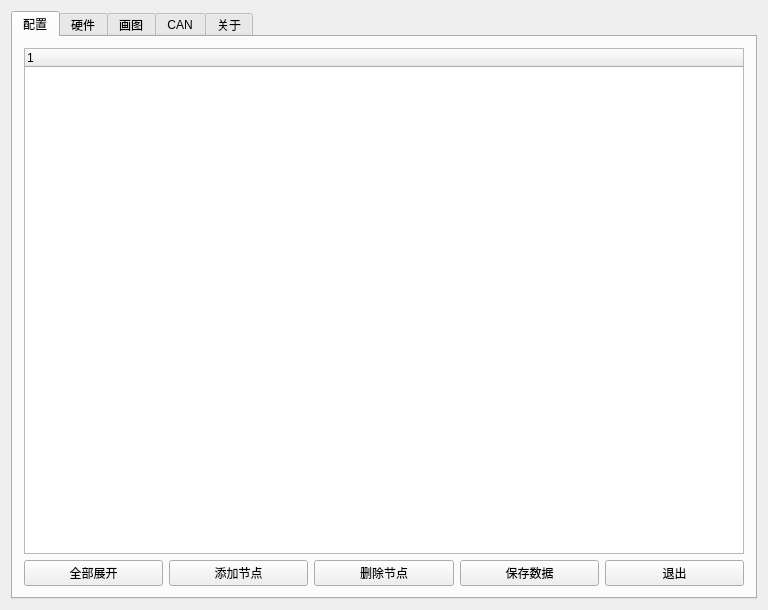
<?xml version="1.0" encoding="UTF-8"?>
<ui version="4.0">
 <class>SettingDlg</class>
 <widget class="QWidget" name="SettingDlg">
  <property name="geometry">
   <rect>
    <x>0</x>
    <y>0</y>
    <width>762</width>
    <height>592</height>
   </rect>
  </property>
  <property name="windowTitle">
   <string>设置</string>
  </property>
  <layout class="QVBoxLayout" name="verticalLayout">
   <item>
    <widget class="QTabWidget" name="tabWidget">
     <property name="currentIndex">
      <number>0</number>
     </property>
     <widget class="QWidget" name="tab">
      <attribute name="title">
       <string>配置</string>
      </attribute>
      <layout class="QVBoxLayout" name="verticalLayout_2">
       <item>
        <widget class="QTreeWidget" name="configTree">
         <column>
          <property name="text">
           <string notr="true">1</string>
          </property>
         </column>
        </widget>
       </item>
       <item>
        <layout class="QHBoxLayout" name="horizontalLayout">
         <item>
          <widget class="QPushButton" name="configExpand">
           <property name="text">
            <string>全部展开</string>
           </property>
           <property name="icon">
            <iconset resource="Resource.qrc">
             <normaloff>:/images/Resources/images/expand.ico</normaloff>:/images/Resources/images/expand.ico</iconset>
           </property>
          </widget>
         </item>
         <item>
          <widget class="QPushButton" name="configAdd">
           <property name="text">
            <string>添加节点</string>
           </property>
           <property name="icon">
            <iconset resource="Resource.qrc">
             <normaloff>:/images/Resources/images/add.ico</normaloff>:/images/Resources/images/add.ico</iconset>
           </property>
          </widget>
         </item>
         <item>
          <widget class="QPushButton" name="configDel">
           <property name="text">
            <string>删除节点</string>
           </property>
           <property name="icon">
            <iconset resource="Resource.qrc">
             <normaloff>:/images/Resources/images/del.ico</normaloff>:/images/Resources/images/del.ico</iconset>
           </property>
          </widget>
         </item>
         <item>
          <widget class="QPushButton" name="configSave">
           <property name="text">
            <string>保存数据</string>
           </property>
           <property name="icon">
            <iconset resource="Resource.qrc">
             <normaloff>:/images/Resources/images/save.ico</normaloff>:/images/Resources/images/save.ico</iconset>
           </property>
          </widget>
         </item>
         <item>
          <widget class="QPushButton" name="configExit">
           <property name="text">
            <string>退出</string>
           </property>
           <property name="icon">
            <iconset resource="Resource.qrc">
             <normaloff>:/images/Resources/images/treeExit.ico</normaloff>:/images/Resources/images/treeExit.ico</iconset>
           </property>
          </widget>
         </item>
        </layout>
       </item>
      </layout>
     </widget>
     <widget class="QWidget" name="tab_8">
      <attribute name="title">
       <string>硬件</string>
      </attribute>
      <layout class="QVBoxLayout" name="verticalLayout_14">
       <item>
        <layout class="QGridLayout" name="gridLayout_8">
         <item row="1" column="0" rowspan="2">
          <widget class="QGroupBox" name="groupBox_5">
           <property name="title">
            <string>继电器</string>
           </property>
           <layout class="QVBoxLayout" name="verticalLayout_10">
            <item>
             <layout class="QGridLayout" name="gridLayout_4">
              <item row="0" column="1">
               <widget class="QCheckBox" name="relayIo8">
                <property name="text">
                 <string>8</string>
                </property>
               </widget>
              </item>
              <item row="0" column="0">
               <widget class="QCheckBox" name="relayIo0">
                <property name="text">
                 <string>0</string>
                </property>
               </widget>
              </item>
              <item row="1" column="1">
               <widget class="QCheckBox" name="relayIo9">
                <property name="text">
                 <string>9</string>
                </property>
               </widget>
              </item>
              <item row="3" column="0">
               <widget class="QCheckBox" name="relayIo3">
                <property name="text">
                 <string>3</string>
                </property>
               </widget>
              </item>
              <item row="1" column="0">
               <widget class="QCheckBox" name="relayIo1">
                <property name="text">
                 <string>1</string>
                </property>
               </widget>
              </item>
              <item row="2" column="1">
               <widget class="QCheckBox" name="relayIo10">
                <property name="text">
                 <string>10</string>
                </property>
               </widget>
              </item>
              <item row="3" column="1">
               <widget class="QCheckBox" name="relayIo11">
                <property name="text">
                 <string>11</string>
                </property>
               </widget>
              </item>
              <item row="4" column="1">
               <widget class="QCheckBox" name="relayIo12">
                <property name="text">
                 <string>12</string>
                </property>
               </widget>
              </item>
              <item row="5" column="1">
               <widget class="QCheckBox" name="relayIo13">
                <property name="text">
                 <string>13</string>
                </property>
               </widget>
              </item>
              <item row="6" column="1">
               <widget class="QCheckBox" name="relayIo14">
                <property name="text">
                 <string>14</string>
                </property>
               </widget>
              </item>
              <item row="7" column="1">
               <widget class="QCheckBox" name="relayIo15">
                <property name="text">
                 <string>15</string>
                </property>
               </widget>
              </item>
              <item row="2" column="0">
               <widget class="QCheckBox" name="relayIo2">
                <property name="text">
                 <string>2</string>
                </property>
               </widget>
              </item>
              <item row="4" column="0">
               <widget class="QCheckBox" name="relayIo4">
                <property name="text">
                 <string>4</string>
                </property>
               </widget>
              </item>
              <item row="5" column="0">
               <widget class="QCheckBox" name="relayIo5">
                <property name="text">
                 <string>5</string>
                </property>
               </widget>
              </item>
              <item row="6" column="0">
               <widget class="QCheckBox" name="relayIo6">
                <property name="text">
                 <string>6</string>
                </property>
               </widget>
              </item>
              <item row="7" column="0">
               <widget class="QCheckBox" name="relayIo7">
                <property name="text">
                 <string>7</string>
                </property>
               </widget>
              </item>
             </layout>
            </item>
            <item>
             <layout class="QHBoxLayout" name="horizontalLayout_5">
              <item>
               <widget class="QLabel" name="label_15">
                <property name="text">
                 <string>串口号:</string>
                </property>
               </widget>
              </item>
              <item>
               <widget class="QComboBox" name="relayCombo"/>
              </item>
              <item>
               <widget class="QPushButton" name="relayConnect">
                <property name="text">
                 <string>连接</string>
                </property>
                <property name="icon">
                 <iconset resource="Resource.qrc">
                  <normaloff>:/images/Resources/images/key.ico</normaloff>:/images/Resources/images/key.ico</iconset>
                </property>
               </widget>
              </item>
             </layout>
            </item>
            <item>
             <spacer name="verticalSpacer_4">
              <property name="orientation">
               <enum>Qt::Vertical</enum>
              </property>
              <property name="sizeHint" stdset="0">
               <size>
                <width>20</width>
                <height>40</height>
               </size>
              </property>
             </spacer>
            </item>
           </layout>
          </widget>
         </item>
         <item row="0" column="0" colspan="2">
          <widget class="QGroupBox" name="groupBox_6">
           <property name="title">
            <string>电源</string>
           </property>
           <layout class="QVBoxLayout" name="verticalLayout_11">
            <item>
             <layout class="QGridLayout" name="gridLayout_5">
              <item row="1" column="0">
               <widget class="QLabel" name="label_18">
                <property name="text">
                 <string>电流(A):</string>
                </property>
               </widget>
              </item>
              <item row="0" column="0">
               <widget class="QLabel" name="label_17">
                <property name="text">
                 <string>电压(V):</string>
                </property>
               </widget>
              </item>
              <item row="0" column="1">
               <widget class="QLineEdit" name="powerVoltage"/>
              </item>
              <item row="2" column="1">
               <widget class="QComboBox" name="powerCombo"/>
              </item>
              <item row="1" column="1">
               <widget class="QLineEdit" name="powerCurrent"/>
              </item>
              <item row="2" column="0">
               <widget class="QLabel" name="label_16">
                <property name="text">
                 <string>串口号:</string>
                </property>
               </widget>
              </item>
             </layout>
            </item>
            <item>
             <layout class="QHBoxLayout" name="horizontalLayout_6">
              <item>
               <widget class="QPushButton" name="powerOn">
                <property name="text">
                 <string>开启</string>
                </property>
                <property name="icon">
                 <iconset resource="Resource.qrc">
                  <normaloff>:/images/Resources/images/dash.ico</normaloff>:/images/Resources/images/dash.ico</iconset>
                </property>
               </widget>
              </item>
              <item>
               <widget class="QPushButton" name="powerConnect">
                <property name="text">
                 <string>连接</string>
                </property>
                <property name="icon">
                 <iconset resource="Resource.qrc">
                  <normaloff>:/images/Resources/images/key.ico</normaloff>:/images/Resources/images/key.ico</iconset>
                </property>
               </widget>
              </item>
             </layout>
            </item>
           </layout>
          </widget>
         </item>
         <item row="1" column="1">
          <widget class="QGroupBox" name="groupBox_7">
           <property name="title">
            <string>电流表</string>
           </property>
           <layout class="QVBoxLayout" name="verticalLayout_12">
            <item>
             <layout class="QGridLayout" name="gridLayout_6">
              <item row="0" column="0">
               <widget class="QLabel" name="label_19">
                <property name="text">
                 <string>电流(μA):</string>
                </property>
               </widget>
              </item>
              <item row="0" column="1">
               <widget class="QLineEdit" name="currentValue">
                <property name="enabled">
                 <bool>false</bool>
                </property>
               </widget>
              </item>
              <item row="1" column="0">
               <widget class="QLabel" name="label_20">
                <property name="text">
                 <string>串口号:</string>
                </property>
               </widget>
              </item>
              <item row="1" column="1">
               <widget class="QComboBox" name="currentCombo"/>
              </item>
             </layout>
            </item>
            <item>
             <layout class="QHBoxLayout" name="horizontalLayout_7">
              <item>
               <widget class="QPushButton" name="currentGetValue">
                <property name="text">
                 <string>获取电流</string>
                </property>
                <property name="icon">
                 <iconset resource="Resource.qrc">
                  <normaloff>:/images/Resources/images/monitor.ico</normaloff>:/images/Resources/images/monitor.ico</iconset>
                </property>
               </widget>
              </item>
              <item>
               <widget class="QPushButton" name="currentConnect">
                <property name="text">
                 <string>连接</string>
                </property>
                <property name="icon">
                 <iconset resource="Resource.qrc">
                  <normaloff>:/images/Resources/images/key.ico</normaloff>:/images/Resources/images/key.ico</iconset>
                </property>
               </widget>
              </item>
             </layout>
            </item>
            <item>
             <spacer name="verticalSpacer_5">
              <property name="orientation">
               <enum>Qt::Vertical</enum>
              </property>
              <property name="sizeType">
               <enum>QSizePolicy::Fixed</enum>
              </property>
              <property name="sizeHint" stdset="0">
               <size>
                <width>20</width>
                <height>40</height>
               </size>
              </property>
             </spacer>
            </item>
           </layout>
          </widget>
         </item>
         <item row="2" column="1">
          <widget class="QGroupBox" name="groupBox_8">
           <property name="title">
            <string>电压表</string>
           </property>
           <layout class="QVBoxLayout" name="verticalLayout_13">
            <item>
             <layout class="QGridLayout" name="gridLayout_7">
              <item row="0" column="0">
               <widget class="QLabel" name="label_21">
                <property name="text">
                 <string>电压(V):</string>
                </property>
               </widget>
              </item>
              <item row="0" column="1">
               <widget class="QLineEdit" name="voltageValue">
                <property name="enabled">
                 <bool>false</bool>
                </property>
               </widget>
              </item>
              <item row="1" column="0">
               <widget class="QLabel" name="label_22">
                <property name="text">
                 <string>串口号:</string>
                </property>
               </widget>
              </item>
              <item row="1" column="1">
               <widget class="QComboBox" name="voltageCombo"/>
              </item>
             </layout>
            </item>
            <item>
             <layout class="QHBoxLayout" name="horizontalLayout_8">
              <item>
               <widget class="QPushButton" name="voltageGetValue">
                <property name="text">
                 <string>获取电压</string>
                </property>
                <property name="icon">
                 <iconset resource="Resource.qrc">
                  <normaloff>:/images/Resources/images/monitor.ico</normaloff>:/images/Resources/images/monitor.ico</iconset>
                </property>
               </widget>
              </item>
              <item>
               <widget class="QPushButton" name="voltageConnect">
                <property name="text">
                 <string>连接</string>
                </property>
                <property name="icon">
                 <iconset resource="Resource.qrc">
                  <normaloff>:/images/Resources/images/key.ico</normaloff>:/images/Resources/images/key.ico</iconset>
                </property>
               </widget>
              </item>
             </layout>
            </item>
            <item>
             <spacer name="verticalSpacer_6">
              <property name="orientation">
               <enum>Qt::Vertical</enum>
              </property>
              <property name="sizeType">
               <enum>QSizePolicy::Fixed</enum>
              </property>
              <property name="sizeHint" stdset="0">
               <size>
                <width>20</width>
                <height>40</height>
               </size>
              </property>
             </spacer>
            </item>
           </layout>
          </widget>
         </item>
         <item row="1" column="2">
          <spacer name="horizontalSpacer_5">
           <property name="orientation">
            <enum>Qt::Horizontal</enum>
           </property>
           <property name="sizeType">
            <enum>QSizePolicy::Expanding</enum>
           </property>
           <property name="sizeHint" stdset="0">
            <size>
             <width>40</width>
             <height>20</height>
            </size>
           </property>
          </spacer>
         </item>
        </layout>
       </item>
      </layout>
     </widget>
     <widget class="QWidget" name="tab_3">
      <attribute name="title">
       <string>画图</string>
      </attribute>
      <layout class="QVBoxLayout" name="verticalLayout_4">
       <item>
        <widget class="QLabel" name="label_13">
         <property name="styleSheet">
          <string notr="true">color: rgb(255, 0, 255);</string>
         </property>
         <property name="text">
          <string>友情提示:所画图像顺序依次为:前后左右,如果画的不满意,鼠标右键撤销.</string>
         </property>
        </widget>
       </item>
       <item>
        <widget class="QLabelEx" name="label">
         <property name="sizePolicy">
          <sizepolicy hsizetype="Fixed" vsizetype="Fixed">
           <horstretch>0</horstretch>
           <verstretch>0</verstretch>
          </sizepolicy>
         </property>
         <property name="minimumSize">
          <size>
           <width>720</width>
           <height>480</height>
          </size>
         </property>
         <property name="styleSheet">
          <string notr="true">background-color: rgb(0, 0, 0);</string>
         </property>
         <property name="text">
          <string/>
         </property>
        </widget>
       </item>
       <item>
        <layout class="QHBoxLayout" name="horizontalLayout_4">
         <item>
          <widget class="QPushButton" name="startCapture">
           <property name="text">
            <string>开始抓图</string>
           </property>
           <property name="icon">
            <iconset resource="Resource.qrc">
             <normaloff>:/images/Resources/images/connect.ico</normaloff>:/images/Resources/images/connect.ico</iconset>
           </property>
          </widget>
         </item>
         <item>
          <widget class="QPushButton" name="stopCapture">
           <property name="text">
            <string>停止抓图</string>
           </property>
           <property name="icon">
            <iconset resource="Resource.qrc">
             <normaloff>:/images/Resources/images/exit.ico</normaloff>:/images/Resources/images/exit.ico</iconset>
           </property>
          </widget>
         </item>
         <item>
          <widget class="QPushButton" name="saveCoord">
           <property name="text">
            <string>保存坐标</string>
           </property>
           <property name="icon">
            <iconset resource="Resource.qrc">
             <normaloff>:/images/Resources/images/setting.ico</normaloff>:/images/Resources/images/setting.ico</iconset>
           </property>
          </widget>
         </item>
         <item>
          <spacer name="horizontalSpacer_4">
           <property name="orientation">
            <enum>Qt::Horizontal</enum>
           </property>
           <property name="sizeHint" stdset="0">
            <size>
             <width>40</width>
             <height>20</height>
            </size>
           </property>
          </spacer>
         </item>
        </layout>
       </item>
      </layout>
     </widget>
     <widget class="QWidget" name="tab_2">
      <attribute name="title">
       <string>CAN</string>
      </attribute>
      <layout class="QVBoxLayout" name="verticalLayout_5">
       <item>
        <widget class="QTableWidget" name="canTable">
         <column>
          <property name="text">
           <string>序号</string>
          </property>
         </column>
         <column>
          <property name="text">
           <string>传输方向</string>
          </property>
         </column>
         <column>
          <property name="text">
           <string>时间标识</string>
          </property>
         </column>
         <column>
          <property name="text">
           <string>帧ID</string>
          </property>
         </column>
         <column>
          <property name="text">
           <string>帧格式</string>
          </property>
         </column>
         <column>
          <property name="text">
           <string>帧类型</string>
          </property>
         </column>
         <column>
          <property name="text">
           <string>数据长度</string>
          </property>
         </column>
         <column>
          <property name="text">
           <string>数据(HEX)</string>
          </property>
         </column>
        </widget>
       </item>
       <item>
        <widget class="QTabWidget" name="tabWidget_2">
         <property name="tabPosition">
          <enum>QTabWidget::South</enum>
         </property>
         <property name="currentIndex">
          <number>0</number>
         </property>
         <widget class="QWidget" name="tab_4">
          <attribute name="title">
           <string>基本操作</string>
          </attribute>
          <layout class="QVBoxLayout" name="verticalLayout_3">
           <item>
            <widget class="QGroupBox" name="groupBox">
             <property name="sizePolicy">
              <sizepolicy hsizetype="Preferred" vsizetype="Preferred">
               <horstretch>0</horstretch>
               <verstretch>0</verstretch>
              </sizepolicy>
             </property>
             <property name="autoFillBackground">
              <bool>false</bool>
             </property>
             <property name="title">
              <string>基本操作</string>
             </property>
             <property name="flat">
              <bool>false</bool>
             </property>
             <property name="checkable">
              <bool>false</bool>
             </property>
             <layout class="QGridLayout" name="gridLayout">
              <item row="0" column="0">
               <widget class="QLabel" name="label_2">
                <property name="sizePolicy">
                 <sizepolicy hsizetype="Fixed" vsizetype="Preferred">
                  <horstretch>0</horstretch>
                  <verstretch>0</verstretch>
                 </sizepolicy>
                </property>
                <property name="text">
                 <string>帧类型:</string>
                </property>
               </widget>
              </item>
              <item row="0" column="3">
               <widget class="QLineEdit" name="canFrameId">
                <property name="text">
                 <string>000</string>
                </property>
               </widget>
              </item>
              <item row="0" column="5" colspan="2">
               <widget class="QLineEdit" name="canDataEdit">
                <property name="text">
                 <string>00 00 00 00 00 00 00 00</string>
                </property>
               </widget>
              </item>
              <item row="0" column="2">
               <widget class="QLabel" name="label_4">
                <property name="text">
                 <string>帧ID(HEX):</string>
                </property>
               </widget>
              </item>
              <item row="0" column="1">
               <widget class="QComboBox" name="canFrameType">
                <item>
                 <property name="text">
                  <string>标准帧</string>
                 </property>
                </item>
                <item>
                 <property name="text">
                  <string>拓展帧</string>
                 </property>
                </item>
               </widget>
              </item>
              <item row="1" column="7">
               <widget class="QPushButton" name="canBaseStop">
                <property name="text">
                 <string>停止</string>
                </property>
                <property name="icon">
                 <iconset resource="Resource.qrc">
                  <normaloff>:/images/Resources/images/del.ico</normaloff>:/images/Resources/images/del.ico</iconset>
                </property>
               </widget>
              </item>
              <item row="1" column="0">
               <widget class="QLabel" name="label_3">
                <property name="text">
                 <string>帧格式:</string>
                </property>
               </widget>
              </item>
              <item row="1" column="6">
               <widget class="QLineEdit" name="canSendDelay">
                <property name="text">
                 <string>0</string>
                </property>
               </widget>
              </item>
              <item row="0" column="4">
               <widget class="QLabel" name="label_6">
                <property name="text">
                 <string>数据(HEX):</string>
                </property>
               </widget>
              </item>
              <item row="0" column="7">
               <widget class="QPushButton" name="canBaseSend">
                <property name="text">
                 <string>发送</string>
                </property>
                <property name="icon">
                 <iconset resource="Resource.qrc">
                  <normaloff>:/images/Resources/images/save.ico</normaloff>:/images/Resources/images/save.ico</iconset>
                </property>
               </widget>
              </item>
              <item row="1" column="1">
               <widget class="QComboBox" name="canFrameFormat">
                <item>
                 <property name="text">
                  <string>数据帧</string>
                 </property>
                </item>
                <item>
                 <property name="text">
                  <string>远程帧</string>
                 </property>
                </item>
               </widget>
              </item>
              <item row="1" column="3">
               <widget class="QLineEdit" name="canSendCount">
                <property name="text">
                 <string>1</string>
                </property>
               </widget>
              </item>
              <item row="1" column="8">
               <spacer name="horizontalSpacer_3">
                <property name="orientation">
                 <enum>Qt::Horizontal</enum>
                </property>
                <property name="sizeHint" stdset="0">
                 <size>
                  <width>40</width>
                  <height>20</height>
                 </size>
                </property>
               </spacer>
              </item>
              <item row="3" column="3">
               <spacer name="verticalSpacer_3">
                <property name="orientation">
                 <enum>Qt::Vertical</enum>
                </property>
                <property name="sizeHint" stdset="0">
                 <size>
                  <width>20</width>
                  <height>40</height>
                 </size>
                </property>
               </spacer>
              </item>
              <item row="1" column="2">
               <widget class="QLabel" name="label_5">
                <property name="text">
                 <string>发送次数:</string>
                </property>
               </widget>
              </item>
              <item row="1" column="4" colspan="2">
               <widget class="QLabel" name="label_7">
                <property name="text">
                 <string>每次发送间隔(ms):</string>
                </property>
               </widget>
              </item>
              <item row="0" column="8">
               <spacer name="horizontalSpacer_2">
                <property name="orientation">
                 <enum>Qt::Horizontal</enum>
                </property>
                <property name="sizeHint" stdset="0">
                 <size>
                  <width>40</width>
                  <height>20</height>
                 </size>
                </property>
               </spacer>
              </item>
              <item row="2" column="7">
               <widget class="QPushButton" name="canStartup">
                <property name="text">
                 <string>启动</string>
                </property>
                <property name="icon">
                 <iconset resource="Resource.qrc">
                  <normaloff>:/images/Resources/images/bird.ico</normaloff>:/images/Resources/images/bird.ico</iconset>
                </property>
               </widget>
              </item>
             </layout>
            </widget>
           </item>
          </layout>
         </widget>
         <widget class="QWidget" name="tab_5">
          <attribute name="title">
           <string>高级操作</string>
          </attribute>
          <layout class="QVBoxLayout" name="verticalLayout_6">
           <item>
            <widget class="QGroupBox" name="groupBox_2">
             <property name="title">
              <string>高级操作</string>
             </property>
             <layout class="QHBoxLayout" name="horizontalLayout_3">
              <item>
               <widget class="QTableWidget" name="tableWidget">
                <property name="sizePolicy">
                 <sizepolicy hsizetype="Expanding" vsizetype="Expanding">
                  <horstretch>100</horstretch>
                  <verstretch>0</verstretch>
                 </sizepolicy>
                </property>
                <column>
                 <property name="text">
                  <string>全选</string>
                 </property>
                </column>
                <column>
                 <property name="text">
                  <string>帧类型</string>
                 </property>
                </column>
                <column>
                 <property name="text">
                  <string>帧格式</string>
                 </property>
                </column>
                <column>
                 <property name="text">
                  <string>帧ID</string>
                 </property>
                </column>
                <column>
                 <property name="text">
                  <string>数据(HEX)</string>
                 </property>
                </column>
               </widget>
              </item>
              <item>
               <spacer name="horizontalSpacer">
                <property name="orientation">
                 <enum>Qt::Horizontal</enum>
                </property>
                <property name="sizeHint" stdset="0">
                 <size>
                  <width>40</width>
                  <height>20</height>
                 </size>
                </property>
               </spacer>
              </item>
              <item>
               <layout class="QVBoxLayout" name="verticalLayout_7">
                <item>
                 <layout class="QGridLayout" name="gridLayout_2">
                  <item row="0" column="0">
                   <widget class="QLabel" name="label_8">
                    <property name="text">
                     <string>发送次数:</string>
                    </property>
                   </widget>
                  </item>
                  <item row="0" column="1" colspan="2">
                   <widget class="QLineEdit" name="lineEdit"/>
                  </item>
                  <item row="1" column="0" colspan="2">
                   <widget class="QLabel" name="label_9">
                    <property name="text">
                     <string>每次发送间隔(ms):</string>
                    </property>
                   </widget>
                  </item>
                  <item row="1" column="2">
                   <widget class="QLineEdit" name="lineEdit_2"/>
                  </item>
                  <item row="2" column="0" colspan="2">
                   <widget class="QLabel" name="label_10">
                    <property name="text">
                     <string>每帧发送间隔(ms):</string>
                    </property>
                   </widget>
                  </item>
                  <item row="2" column="2">
                   <widget class="QLineEdit" name="lineEdit_3"/>
                  </item>
                 </layout>
                </item>
                <item>
                 <spacer name="verticalSpacer_2">
                  <property name="orientation">
                   <enum>Qt::Vertical</enum>
                  </property>
                  <property name="sizeHint" stdset="0">
                   <size>
                    <width>20</width>
                    <height>40</height>
                   </size>
                  </property>
                 </spacer>
                </item>
                <item>
                 <layout class="QHBoxLayout" name="horizontalLayout_2">
                  <item>
                   <widget class="QPushButton" name="advanceSend">
                    <property name="text">
                     <string>发送</string>
                    </property>
                    <property name="icon">
                     <iconset resource="Resource.qrc">
                      <normaloff>:/images/Resources/images/save.ico</normaloff>:/images/Resources/images/save.ico</iconset>
                    </property>
                   </widget>
                  </item>
                  <item>
                   <widget class="QPushButton" name="advanceStop">
                    <property name="text">
                     <string>停止</string>
                    </property>
                    <property name="icon">
                     <iconset resource="Resource.qrc">
                      <normaloff>:/images/Resources/images/del.ico</normaloff>:/images/Resources/images/del.ico</iconset>
                    </property>
                   </widget>
                  </item>
                 </layout>
                </item>
               </layout>
              </item>
             </layout>
            </widget>
           </item>
          </layout>
         </widget>
         <widget class="QWidget" name="tab_6">
          <attribute name="title">
           <string>硬件操作</string>
          </attribute>
          <layout class="QVBoxLayout" name="verticalLayout_9">
           <item>
            <widget class="QGroupBox" name="groupBox_3">
             <property name="title">
              <string>硬件操作</string>
             </property>
             <layout class="QVBoxLayout" name="verticalLayout_8">
              <item>
               <widget class="QCheckBox" name="checkBox_6">
                <property name="text">
                 <string>连接CAN</string>
                </property>
               </widget>
              </item>
              <item>
               <widget class="QCheckBox" name="checkBox">
                <property name="text">
                 <string>电源上电</string>
                </property>
               </widget>
              </item>
              <item>
               <widget class="QCheckBox" name="checkBox_2">
                <property name="text">
                 <string>GND</string>
                </property>
               </widget>
              </item>
              <item>
               <widget class="QCheckBox" name="checkBox_3">
                <property name="text">
                 <string>ACC</string>
                </property>
               </widget>
              </item>
              <item>
               <widget class="QCheckBox" name="checkBox_4">
                <property name="text">
                 <string>硬按键</string>
                </property>
               </widget>
              </item>
              <item>
               <widget class="QCheckBox" name="checkBox_5">
                <property name="text">
                 <string>转接板</string>
                </property>
               </widget>
              </item>
              <item>
               <spacer name="verticalSpacer">
                <property name="orientation">
                 <enum>Qt::Vertical</enum>
                </property>
                <property name="sizeHint" stdset="0">
                 <size>
                  <width>20</width>
                  <height>40</height>
                 </size>
                </property>
               </spacer>
              </item>
             </layout>
            </widget>
           </item>
          </layout>
         </widget>
        </widget>
       </item>
      </layout>
     </widget>
     <widget class="QWidget" name="tab_7">
      <attribute name="title">
       <string>关于</string>
      </attribute>
      <widget class="QGroupBox" name="groupBox_4">
       <property name="geometry">
        <rect>
         <x>10</x>
         <y>40</y>
         <width>201</width>
         <height>131</height>
        </rect>
       </property>
       <property name="title">
        <string>版本信息</string>
       </property>
       <layout class="QGridLayout" name="gridLayout_3">
        <item row="0" column="0">
         <widget class="QLabel" name="label_11">
          <property name="text">
           <string>框架版本:</string>
          </property>
         </widget>
        </item>
        <item row="0" column="1">
         <widget class="QLabel" name="frameVersion">
          <property name="text">
           <string>0.0.0.0</string>
          </property>
         </widget>
        </item>
        <item row="1" column="0">
         <widget class="QLabel" name="label_12">
          <property name="text">
           <string>文件版本:</string>
          </property>
         </widget>
        </item>
        <item row="1" column="1">
         <widget class="QLabel" name="fileVersion">
          <property name="text">
           <string>0.0.0.0</string>
          </property>
         </widget>
        </item>
        <item row="2" column="0">
         <widget class="QLabel" name="label_14">
          <property name="text">
           <string>程序版本:</string>
          </property>
         </widget>
        </item>
        <item row="2" column="1">
         <widget class="QLabel" name="appVersion">
          <property name="text">
           <string>0.0.0.0</string>
          </property>
         </widget>
        </item>
       </layout>
      </widget>
     </widget>
    </widget>
   </item>
  </layout>
 </widget>
 <layoutdefault spacing="6" margin="11"/>
 <customwidgets>
  <customwidget>
   <class>QLabelEx</class>
   <extends>QLabel</extends>
   <header location="global">Detection/QLabelEx.h</header>
  </customwidget>
 </customwidgets>
 <resources>
  <include location="Resource.qrc"/>
 </resources>
 <connections/>
</ui>
